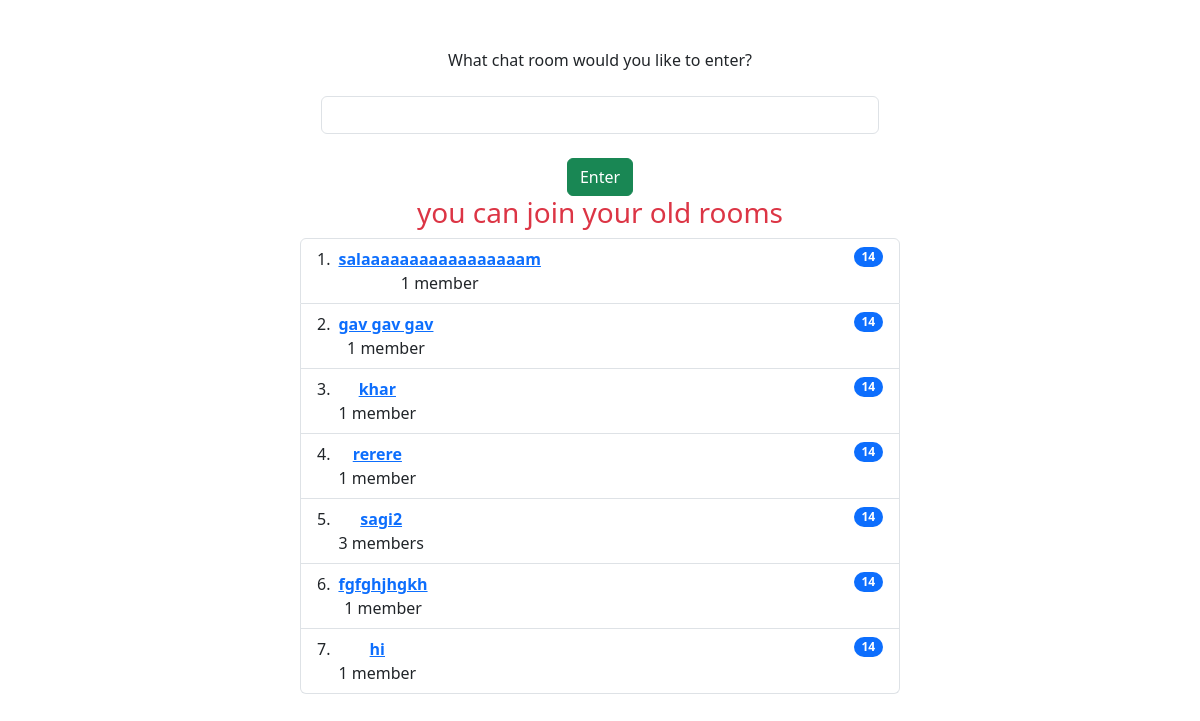
Page /chat/index/ (signed in) on the earlier database version.
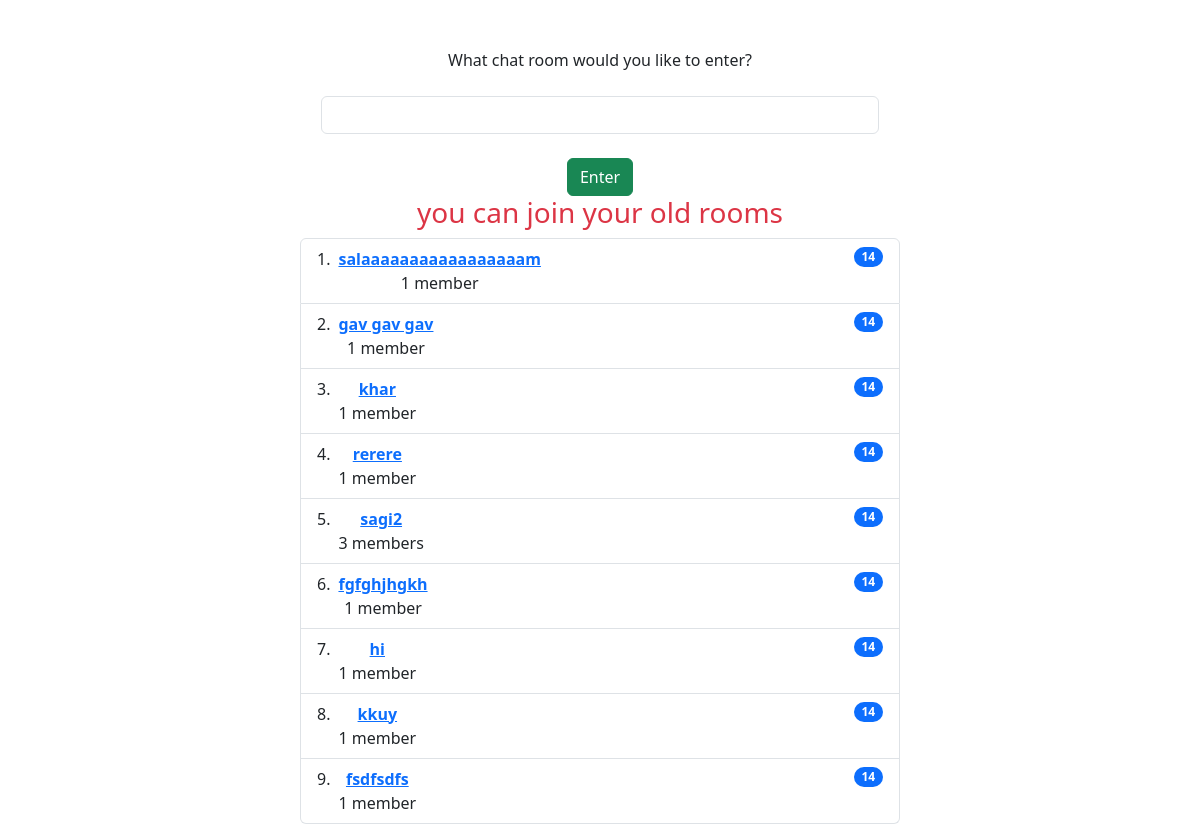
Same page on the later database version.
### chat/models.py (models this page shows)
class Chat(models.Model):
    roomname=models.CharField(max_length=50,blank=True)
    members=models.ManyToManyField(user,blank=True)
    def __str__(self):
        return self.roomname

### chat/views.py (the view)
# urls.py: path('index/',views.index,name="index"),
@login_required(login_url='login')
def index(request :HttpRequest):
    user=request.user
    print(user)
    chatrooms=Chat.objects.filter(members=user)
    print(chatrooms)
    return render(request,"chat/arrive.html",{
        "chatrooms":chatrooms,
    })

### chat/templates/chat/arrive.html (shortened to what this page needs)
<!DOCTYPE html>
<html lang="en">
<head>
    <link
      href="https://cdn.jsdelivr.net/npm/bootstrap@5.3.1/dist/css/bootstrap.min.css"
      rel="stylesheet"
    />
</head>
<body>
    <div class="container text-center mt-5">
        What chat room would you like to enter?<br><br>
    <input label="" id="room-name-input" type="text" size="100" class="form-control w-50 offset-3">
    <br>
    <input id="room-name-submit" type="button" value="Enter" class="btn btn-success">
    </div>
    <div class="continer text-center">
        <h3 class="text-danger ">you can join your old rooms</h3>
        <ol class="list-group list-group-numbered">
            {% for chatroom in chatrooms %}
            <li class="list-group-item d-flex justify-content-between align-items-start w-50  offset-3">
              <div class="ms-2 me-auto">
                <a href="http://localhost:8000/chat/index/{{chatroom}}"><div class="fw-bold">{{chatroom.roomname}}</div></a>
                {% if chatroom.members.count == 1 %}
                    {{chatroom.members.count}} member
                {% else %}
                    {{chatroom.members.count}} members
                {% endif %}
              </div>
              <span class="badge bg-primary rounded-pill">14</span>
            </li>
            {% endfor %}
          </ol>
    </div>
</body>
</html>

Differences in the rows shown:
added Chat: roomname "kkuy", members.count "1"
added Chat: roomname "fsdfsdfs", members.count "1"
